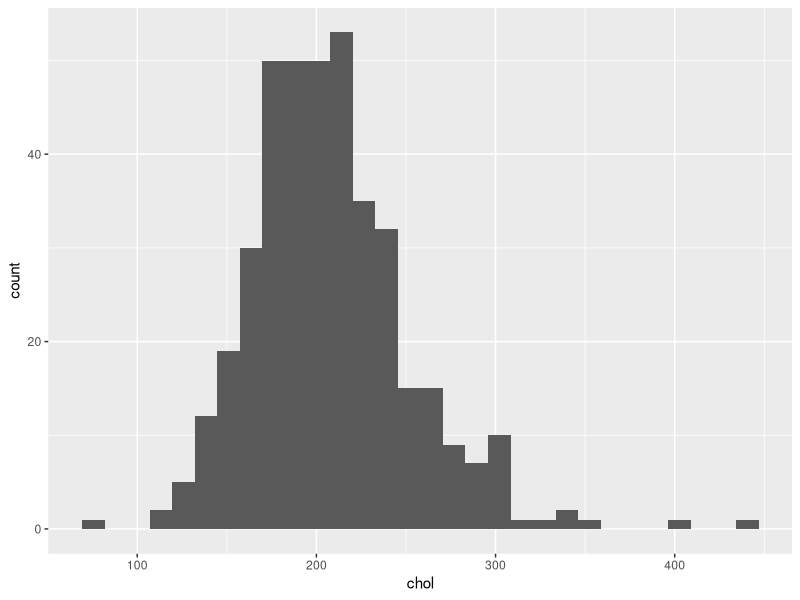

Source code (R): (Note: this script raises an error after producing the figure.)
#load the dataset

data<-read.csv("data.csv")

#checking the dimention of the data
dim(data)
 
#column names check
colnames(data)

#some information about the data 
#insurance: 0=none, 1=government, 2=private
#fh = family history of diabetes (yes/no, where 1=yes, 0=no)
#smoking: 1=current, 2=never and 3=ex

#to analysis any thing on the data set we will be prefer using different variables rather than tamper with the data
chol<-data$chol
library(ggplot2)

#making hist plot for cholestrol

ggplot(data =data,aes(x=chol))+geom_histogram()


#gender 
gender<-as.factor(data$gender)
dm<-as.factor(data$dm)

#analysis of gender
t<-table(gender)
addmargins(t)


#see proportions
round(prop.table(t),digits=3) # get proportions rounded to 3dp


#dm analysis
dm2<-factor(dm,exclude = NULL)
table(dm2)

#chol statistics
summary(chol)

#same for height and weight 
height <- data[,'height']
weight <- data[,'weight']
summary(height)
summary(weight)


#As this is a US data set, height is in inches and weight is in pounds.
#Neither height nor weight are particularly useful by themselves, however, 
#so it's common to combine them into the body mass index (BMI), which is weight divided by the 
#square of height; both measures need to be in SI units, i.e. kilograms and metres, so we need to convert:

height.si <- height*0.0254
weight.si <- weight*0.453592
bmi <- weight.si/height.si^2

summary(bmi)

#How to make a categorical variable from a continuous one
bmi_categorised <- ifelse(bmi < 18.5, "underweight", 
                          ifelse(bmi >= 18.5 & bmi <= 25, "normal", 
                                 ifelse(bmi > 25 & bmi <= 30, "overweight", 
                                        ifelse(bmi > 30, "obese", NA)))) 

table(bmi_categorised, exclude = NULL) 

# frequencies of diabetes by BMI category 
dm_by_bmi_category <- table(bmi_categorised, dm2, exclude = NULL)

# check 
dm_by_bmi_category 

# with the row percentages 
round(100 * prop.table(dm_by_bmi_category, margin = 1), digits = 1) 


#simpe regression making
m <- glm(dm ~ 1, family=binomial (link=logit))
summary(m)


table(m$y)


#with gender
m <- glm(dm ~ gender, family=binomial (link=logit))
summary(m)


#with age
m <- glm(dm ~ age, family=binomial (link=logit))
summary(m)


# create a cross tabulation of age and diabetes status  
dm_by_age <- table(data$age, data$dm) 

# output the frequencies of diabetes status by age 
freq_table <- prop.table(dm_by_age, margin = 1) 

# calculate the odds of having diabetes 
odds <- freq_table[, "yes"]/freq_table[, "no"] 

# calculate the log odds 
logodds <- log(odds) 

# plot the ages found in the sample against the log odds of having diabetes 
plot(rownames(freq_table), logodds) 


#age distribution
hist(data$age)

d <- density(data$age) 
plot(d,main = "")


#multiple regression
m <- glm(dm ~ age + gender + bmi, family=binomial (link=logit)) 
summary(m) 
